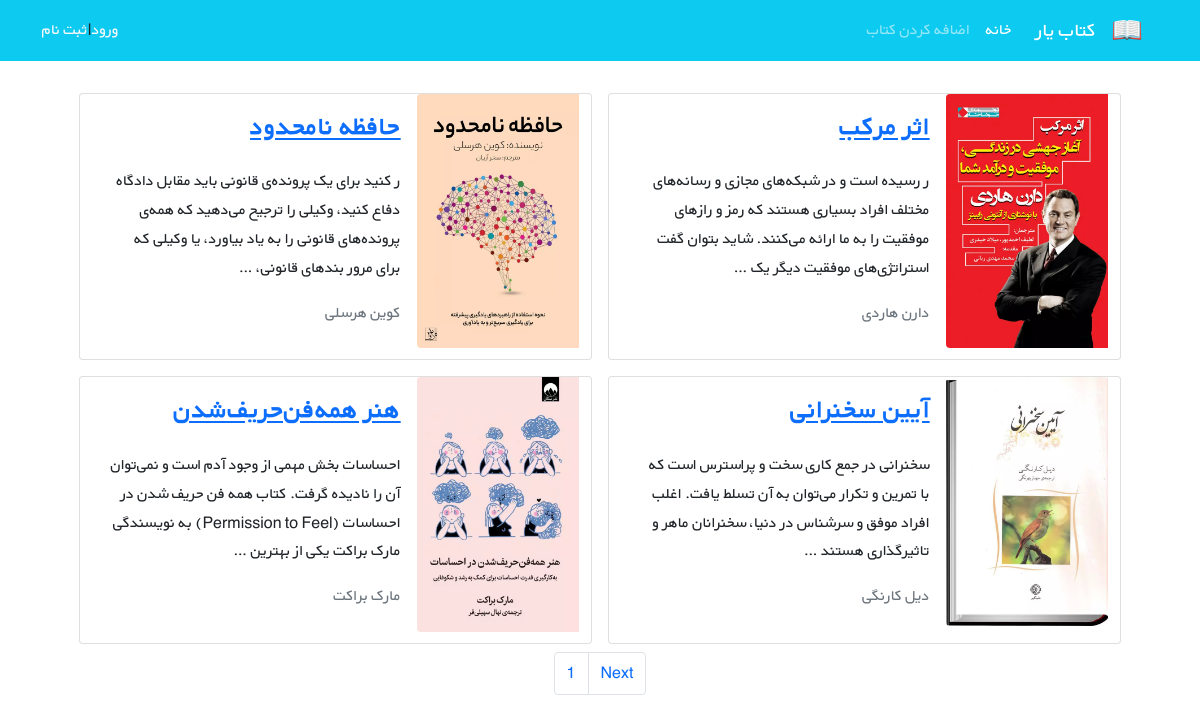
The page /books/ on the database its author committed.
### books/models.py (models this page shows, shortened)
class Book(models.Model):
    title = models.CharField(max_length=200)
    author = models.CharField(max_length=200)
    description = models.TextField()
    price = models.DecimalField(max_digits=6, decimal_places=3)
    cover = models.ImageField(upload_to='covers/', blank=True)
    def get_absolute_url(self):
        return reverse('book_detail', args={self.id})

### books/views.py (the view)
class BookListView(generic.ListView):
    model = Book
    paginate_by = 4
    template_name = 'books/books_list.html'
    context_object_name = 'books'

### books/templates/books/books_list.html (shortened to what this page needs)
{% extends '_base.html' %}
{% block content %}
    <div class="container mt-4">
        <div class="row flex-row-reverse justify-content-md-center">
            {% for book in books %}
                <div class="card m-2" style="max-width: 45%">
                    <div class="row g-0 h-100" dir="rtl">
                        <div class="col-md-4">
                            {% if book.cover %}
                            <img src="{{ book.cover.url }}"  class="img-fluid rounded-start" alt="...">
                            {% endif %}
                        </div>
                        <div class="col-md-8 h-100">
                            <div class="d-flex flex-column justify-content-between h-100">
                                <div class="card-body">
                                    <a href="{{ book.get_absolute_url }}"> <h3 class="card-title"><strong>{{ book.title }}</strong></h3></a>
                                    <p class="card-text pt-3"> {{ book.description|truncatewords:30 }}
                                    </p>
                                    <p class="text-muted">{{ book.author }}</p>
                                </div>
                            </div>
                        </div>
                    </div>
                </div>
            {% endfor %}
        </div>
    </div>
    <nav aria-label="page navigation">
  <ul class="pagination justify-content-center">
    <li class="page-item"><a class="page-link" href="#">{{ page_obj.number }}</a></li>
  {% if page_obj.has_next %}
    <li class="page-item"><a class="page-link" href="?page={{ page_obj.next_page_number }}">Next</a></li>
  {% endif %}
  </ul>
</nav>
{% endblock content %}

### static/css/style.css (style rules this page uses)
* { font-family: 'BYekan', sans-serif; line-height: 1.8rem; }

### rows shown on the page
Book: cover (picture), title "اثر مرکب", description "ر رسیده است و در شبکه‌های مجازی و رسانه‌های مختلف افراد بسیاری هستند که رمز و رازهای موفقیت را به ما ارائه می‌کنند. شاید بتوان گفت استراتژی‌های موفقیت دیگر یک …", author "دارن هاردی"
Book: cover (picture), title "حافظه نامحدود", description "ر کنید برای یک پرونده‌ی قانونی باید مقابل دادگاه دفاع کنید، وکیلی را ترجیح می‌دهید که همه‌ی پرونده‌های قانونی را به یاد بیاورد، یا وکیلی که برای مرور بندهای قانونی، …", author "کوین هرسلی"
Book: cover (picture), title "آیین سخنرانی", description "سخنرانی در جمع کاری سخت و پراسترس است که با تمرین و تکرار می‌توان به آن تسلط یافت. اغلب افراد موفق و سرشناس در دنیا، سخنرانان ماهر و تاثیرگذاری هستند …", author "ديل كارنگی"
Book: cover (picture), title "هنر همه‌فن‌حریف‌شدن", description "احساسات بخش مهمی از وجود آدم است و نمی‌توان آن را نادیده گرفت. کتاب همه فن حریف شدن در احساسات (Permission to Feel) به نویسندگی مارک براکت یکی از بهترین …", author "مارک براکت"

### other values the page prints
{{ page_obj.number }} "1"
